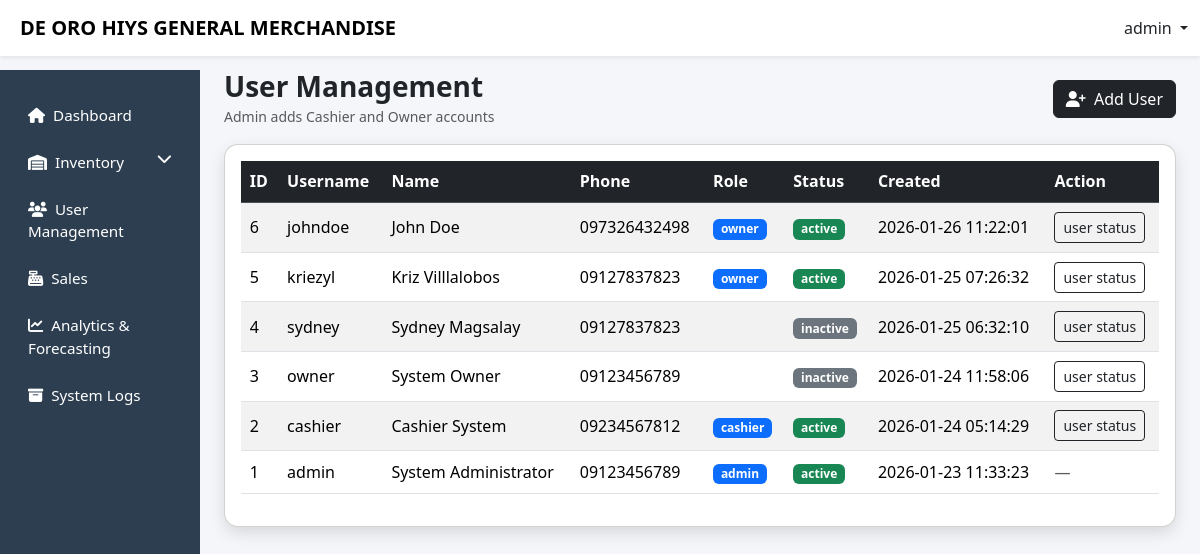
The page /admin/users.php (signed in) on the database its author committed.
### tables this page shows
CREATE TABLE `users` (
    `user_id` int(11) NOT NULL,
    `username` varchar(50) NOT NULL,
    `password` varchar(255) NOT NULL,
    `first_name` varchar(50) DEFAULT NULL,
    `last_name` varchar(50) DEFAULT NULL,
    `phone` varchar(20) DEFAULT NULL,
    `role` varchar(20) NOT NULL,
    `created_at` timestamp NOT NULL DEFAULT current_timestamp(),
    `status` enum('active','inactive') DEFAULT 'active'
  );

### admin/users.php (the view, shortened to what this page needs)
<?php
include '../config/db.php';
$users = $conn->query("SELECT user_id, username, first_name, last_name, phone, role, status, created_at FROM users ORDER BY created_at DESC");
?>
<!DOCTYPE html>
<html lang="en">
<head>
<link href="https://cdn.jsdelivr.net/npm/bootstrap@5.3.2/dist/css/bootstrap.min.css" rel="stylesheet">
<link href="https://cdnjs.cloudflare.com/ajax/libs/font-awesome/6.5.1/css/all.min.css" rel="stylesheet">
<link href="../css/layout.css" rel="stylesheet">
</head>
<body>
<?php include '../includes/topnav.php'; ?>
<div class="container-fluid">
<div class="row">
<?php include '../includes/admin_sidebar.php'; ?>
<main class="col-lg-10 ms-sm-auto px-4 main-content">
<div class="d-flex justify-content-between align-items-center mb-3">
  <div>
    <h3 class="fw-bold mb-0">User Management</h3>
    <small class="text-muted">Admin adds Cashier and Owner accounts</small>
  </div>
  <button class="btn btn-dark" data-bs-toggle="modal" data-bs-target="#addUserModal">
    <i class="fas fa-user-plus me-1"></i> Add User
  </button>
</div>
<div class="card modern-card">
  <div class="card-body table-responsive">
    <table class="table table-striped table-hover align-middle">
      <thead class="table-dark">
        <tr>
          <th>ID</th>
          <th>Username</th>
          <th>Name</th>
          <th>Phone</th>
          <th>Role</th>
          <th>Status</th>
          <th>Created</th>
          <th>Action</th>
        </tr>
      </thead>
      <tbody>
      <?php if($users && $users->num_rows>0): ?>
        <?php while($u = $users->fetch_assoc()): ?>
          <tr>
            <td><?= (int)$u['user_id'] ?></td>
            <td><?= htmlspecialchars($u['username']) ?></td>
            <td><?= htmlspecialchars(trim(($u['first_name'] ?? '').' '.($u['last_name'] ?? ''))) ?></td>
            <td><?= htmlspecialchars($u['phone'] ?? '') ?></td>
            <td><span class="badge bg-primary"><?= htmlspecialchars($u['role']) ?></span></td>
            <td>
              <?php if(strtolower($u['status'])==='active'): ?>
                <span class="badge bg-success">active</span>
              <?php else: ?>
                <span class="badge bg-secondary">inactive</span>
              <?php endif; ?>
            </td>
            <td><?= htmlspecialchars($u['created_at']) ?></td>
            <td>
              <?php if((int)$u['user_id'] === (int)$_SESSION['user_id']): ?>
                <span class="text-muted">—</span>
              <?php else: ?>
                <a class="btn btn-sm btn-outline-dark"
                   href="users.php?toggle=1&id=<?= (int)$u['user_id'] ?>"
                   onclick="return confirm('Change this user status?')">
                   user status
                </a>
              <?php endif; ?>
            </td>
          </tr>
        <?php endwhile; ?>
      <?php else: ?>
        <tr><td colspan="8" class="text-center text-muted">No users found.</td></tr>
      <?php endif; ?>
      </tbody>
    </table>
  </div>
</div>
</main>
</div>
</div>
</body>
</html>

### css/layout.css (style rules this page uses)
body { background:#f4f6f9; padding-top: 60px; }
.modern-card { border-radius:14px; box-shadow:0 6px 16px rgba(0,0,0,.12); transition:.3s; }
.main-content { padding-top:0px; }
.table td, .table th { padding:0.55rem; vertical-align: middle; }
.table td,.table th { vertical-align:middle; }
table td, .table th { padding:0.55rem; vertical-align: middle; }
body { background:#f4f6f9; padding-top:70px; }
.modern-card { border-radius:14px; box-shadow:0 6px 16px rgba(0,0,0,.12); }
.table td, .table th { vertical-align: middle; }

### rows shown on the page
users: user_id "6", username "johndoe", first_name+last_name "John Doe", phone "097326432498", role "owner", status "active", created_at "2026-01-26 11:22:01"
users: user_id "5", username "kriezyl", first_name+last_name "Kriz Villlalobos", phone "09127837823", role "owner", status "active", created_at "2026-01-25 07:26:32"
users: user_id "4", username "sydney", first_name+last_name "Sydney Magsalay", phone "09127837823", status "inactive", created_at "2026-01-25 06:32:10"
users: user_id "3", username "owner", first_name+last_name "System Owner", phone "09123456789", status "inactive", created_at "2026-01-24 11:58:06"
users: user_id "2", username "cashier", first_name+last_name "Cashier System", phone "09234567812", role "cashier", status "active", created_at "2026-01-24 05:14:29"
users: user_id "1", username "admin", first_name+last_name "System Administrator", phone "09123456789", role "admin", status "active", created_at "2026-01-23 11:33:23"

### other values the page prints
$username "admin"
